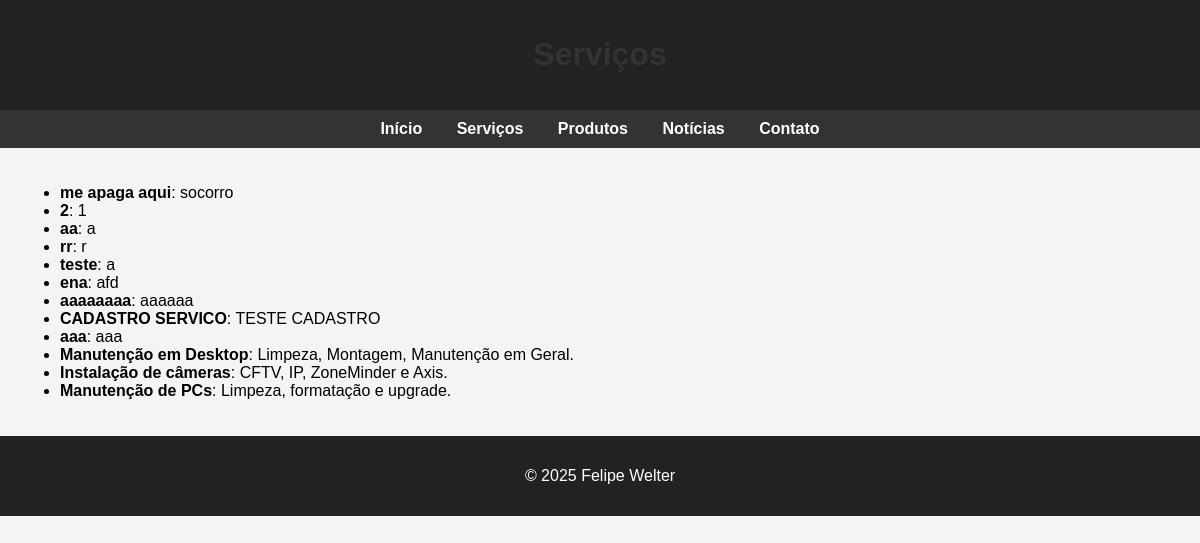
Page /services on the earlier database version.
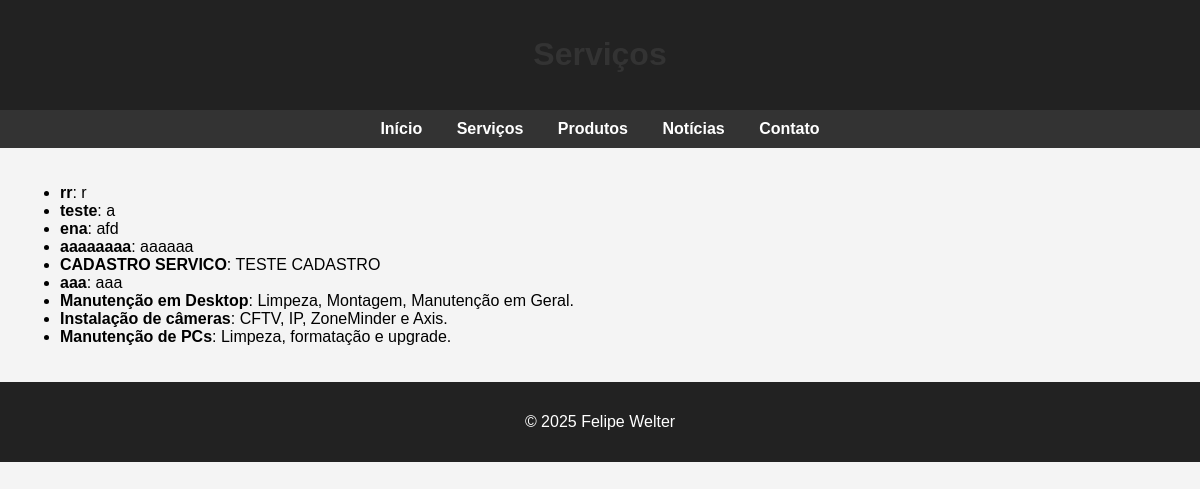
Same page on the later database version.
### app/models.py (models this page shows)
class Servico(db.Model):
    id = db.Column(db.Integer, primary_key=True)
    titulo = db.Column(db.String(100), nullable=False)
    descricao = db.Column(db.Text, nullable=False)
    data_criacao = db.Column(db.DateTime, default=datetime.utcnow)

### app/routes.py (the view)
@main.route('/services')
def services():
    servicos = Servico.query.order_by(Servico.data_criacao.desc()).all()
    return render_template('services.html', servicos=servicos)

### app/templates/services.html (shortened to what this page needs)
<!DOCTYPE html>
<html lang="pt-br">
<head>
</head>
<body>
  <header>
    <h1>Serviços</h1>
  </header>
  <nav>
    <a href="{{ url_for('main.home') }}">Início</a>
    <a href="{{ url_for('main.services') }}">Serviços</a>
    <a href="{{ url_for('main.products') }}">Produtos</a>
    <a href="{{ url_for('main.news') }}">Notícias</a>
    <a href="{{ url_for('main.contact') }}">Contato</a>
  </nav>
  <div class="container">
    <ul>
      {% for servico in servicos %}
      <li><strong>{{ servico.titulo }}</strong>: {{ servico.descricao }}</li>
      {% endfor %}
    </ul>
  </div>
  <footer>
    <p>&copy; 2025 Felipe Welter</p>
  </footer>
</body>
</html>

Differences in the rows shown:
removed Servico: titulo "me apaga aqui", descricao "socorro"
removed Servico: titulo "2", descricao "1"
removed Servico: titulo "aa", descricao "a"
